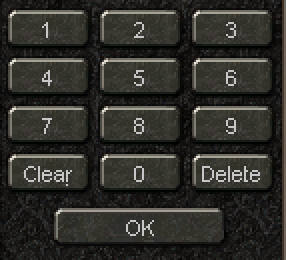
#> input picture Captchas/Bot_Ver_Keys.PNG, 143 x 130 px (shown 2 times larger)
$ python -i toBinary.py   (imports and definitions only)
#> lines starting #> are read from the running program, lines starting #| are printed output that depends on the picture; after the words box and inside, x2 and y2 are one past the last pixel; in counts of white or black regions, pixels touching at a corner belong together
#> further down, picture is the input picture: shape (130, 143, 3); mean B, G, R 42.3, 46.5, 47.5
def toBinary(cptchimage):

    import cv2
    import PIL
    import numpy as np

    img = cptchimage

    img = cv2.cvtColor(img, cv2.COLOR_BGR2GRAY)
    (thresh, blackAndWhiteImage) = cv2.threshold(img, 40, 255, cv2.THRESH_BINARY)
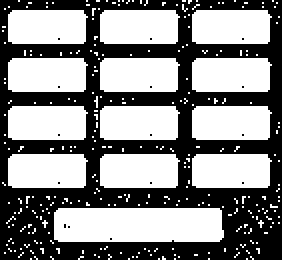
#> blackAndWhiteImage: shape (130, 143) (shown 2 times larger); 53.9% white; 16 black regions (15 under 20 px), largest, box (x1, y1, x2, y2) and area: (0, 0, 141, 130) 8562
    blackAndWhiteImage = ~blackAndWhiteImage

    nb_blobs, im_with_separated_blobs, stats, _ = cv2.connectedComponentsWithStats(blackAndWhiteImage)
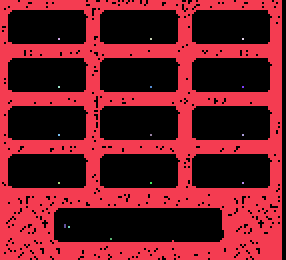
#> im_with_separated_blobs: shape (130, 143) int32 (shown 2 times larger); 17 distinct labels, from 0 to 16; one colour per label, 0 black
#> nb_blobs = 17; stats = 17 rows, first 6: [1, 0, 142, 130, 10012], [0, 0, 141, 130, 8562], [29, 19, 1, 1, 1], [75, 19, 1, 1, 1], [121, 19, 1, 1, 1], [29, 43, 1, 1, 1]
    sizes = stats[:, -1]
#> sizes = 17 values, max 10012 at index 0, min 1 at index 2, mean 1093.5
    nb_blobs -= 1
#> nb_blobs = 16

    for blob in range(nb_blobs):
        if sizes[blob] <= 200:
            blackAndWhiteImage[im_with_separated_blobs == blob] = 0


    #blackAndWhiteImage = cv2.imwrite("binaryCap35.png",blackAndWhiteImage)

    return blackAndWhiteImage

>>> import cv2
>>> picture = cv2.imread('Bot_Ver_Keys.PNG')
>>> result = toBinary(picture)

$ run again, on Captchas/Captcha10.PNG
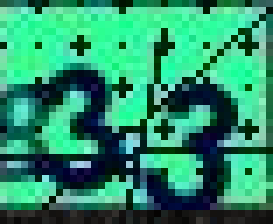
#> input picture Captchas/Captcha10.PNG, 39 x 32 px (shown 7 times larger)
#> picture is the input picture: shape (32, 39, 3); mean B, G, R 107.7, 144.9, 46
#> in toBinary, `(thresh, blackAndWhiteImage) = cv2.threshold(img, 40, 255, cv2.THRESH_..`:
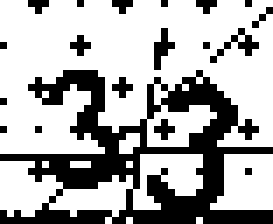
#> blackAndWhiteImage: shape (32, 39) (shown 7 times larger); 68.3% white; black in thin lines or dots
#> in toBinary, `nb_blobs, im_with_separated_blobs, stats, _ = cv2.connectedComponentsW..`: nb_blobs = 20; stats = 20 rows, first 6: [0, 0, 39, 32, 852], [4, 0, 3, 2, 4], [11, 0, 1, 1, 1], [16, 0, 3, 2, 4], [23, 0, 1, 1, 1], [28, 0, 3, 2, 4]
#> sizes = 20 values, max 852 at index 0, min 1 at index 2, mean 62.4
#> in toBinary, `nb_blobs -= 1`: nb_blobs = 19
#> after the loop in toBinary, `for blob in range(nb_blobs):`:
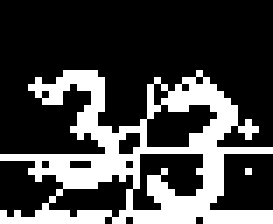
#> blackAndWhiteImage: shape (32, 39) (shown 7 times larger); 27.2% white in thin lines or dots, all inside (x1, y1, x2, y2) = (0, 10, 39, 32)
